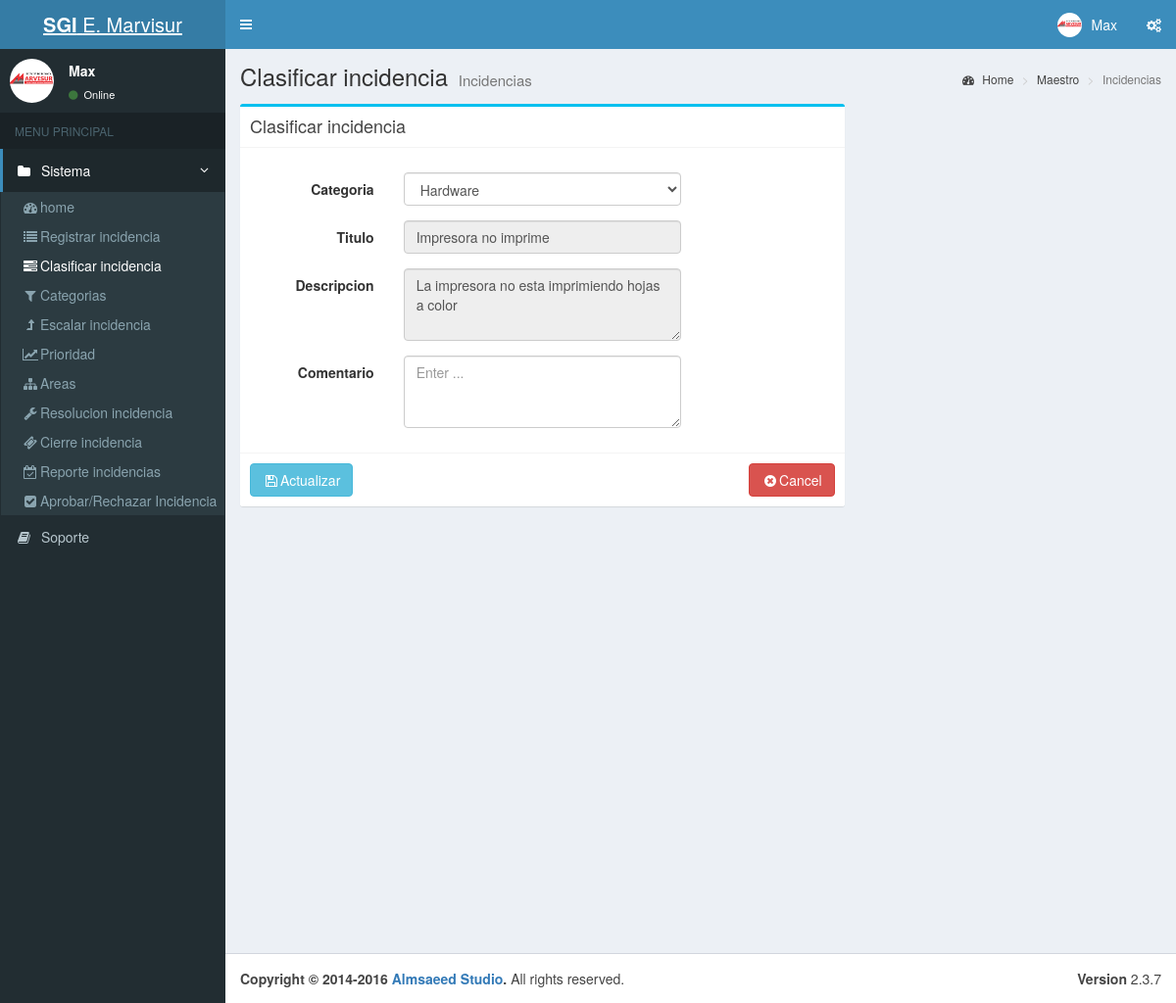
The page /index.php?c=clasificar&a=Crud&Id=1 (signed in) on the database its author committed.
### tables this page shows
CREATE TABLE IF NOT EXISTS `menus` (
  `MENU_Id` int(11) NOT NULL,
  `MENU_Padre` varchar(45) DEFAULT NULL,
  `MENU_Nombre` varchar(100) DEFAULT NULL,
  `MENU_Descripcion` varchar(200) DEFAULT NULL,
  `MENU_NombreFormulario` varchar(50) DEFAULT NULL,
  `MENU_Icono` varchar(30) DEFAULT NULL,
  `MENU_FechaAuditoria` datetime DEFAULT NULL
);

CREATE TABLE IF NOT EXISTS `incidencias` (
  `INCI_Id` int(11) NOT NULL,
  `INCI_Titulo` varchar(50) NOT NULL,
  `INCI_Descripcion` varchar(200) NOT NULL,
  `INCI_FechaRegistro` date NOT NULL,
  `CATE_Id` int(11) NOT NULL,
  `AREA_Id` int(11) DEFAULT NULL,
  `ESTA_Id` int(11) NOT NULL,
  `USUA_Id` int(11) NOT NULL,
  `USUA_IdAuditoria` int(11) NOT NULL,
  `INCI_FechaAuditoria` datetime NOT NULL
);

CREATE TABLE IF NOT EXISTS `categoria` (
  `CATE_Id` int(11) NOT NULL,
  `CATE_Descripcion` varchar(50) NOT NULL,
  `USUA_Id` int(11) NOT NULL,
  `CATE_FechaRegistro` datetime NOT NULL
);

### controller/clasificar.controller.php (called while the page is built, shortened)
<?php
require_once 'model/incidencia.php';
require_once 'model/herramientas.php';
class clasificarController{
    private $model;
    public function __CONSTRUCT(){
        $this->model = new incidencia();
        $this->herramientas = new herramientas();
    }
    public function Crud(){
        $incidencia= new incidencia();
        if(isset($_REQUEST['Id'])){
            $incidencia = $this->model->Obtener($_REQUEST['Id']);
        }
        require_once 'view/header.php';
        require_once 'view/incidencia/Clasificar_incidencia-editar.php';
        require_once 'view/footer.php';
    }
}

### model/database.php (called while the page is built)
<?php
class Database
{
    public static function StartUp()
    {
        $pdo = new PDO('mysql:host=localhost;dbname=bd_incidencias;charset=utf8', 'root', '');
        $pdo->setAttribute(PDO::ATTR_ERRMODE, PDO::ERRMODE_EXCEPTION);
        return $pdo;
    }
}

### model/herramientas.php (called while the page is built, shortened)
<?php
class herramientas
{
	public function __CONSTRUCT()
	{
		try
		{
			$this->pdo = Database::StartUp();
		}
		catch(Exception $e)
		{
			die($e->getMessage());
		}
	}
	public function MenuValidacion($MenuPadre)
	{
		try
		{
			$stm = $this->pdo->prepare("SELECT
											M.MENU_Id,
											M.MENU_Padre,
											M.MENU_Nombre,
											M.MENU_NombreFormulario,
											M.MENU_Icono,
											R.ROL_Id,
											R.ROL_Nombre
											FROM
											menus M
											inner join permiso_rol PR on M.MENU_Id = PR.MENU_Id
											inner join rol R on PR.ROL_Id = R.ROL_Id
											WHERE
											PR.ROL_Id = ".$_SESSION['ROL_Id']."
											and MENU_Padre=?");
			$stm->execute(array($MenuPadre));
			return $stm->fetchAll(PDO::FETCH_OBJ);
		}
		catch(Exception $e)
		{
			die($e->getMessage());
		}
	}
public function MenuValidacionCabeceras()
	{
		try
		{
			$stm = $this->pdo->prepare("SELECT DISTINCT MENU_Padre FROM menus");
			$stm->execute();
			return $stm->fetchAll(PDO::FETCH_OBJ);
		}
		catch(Exception $e)
		{
			die($e->getMessage());
		}
	}
	public function ActiveMenus($ActiveMenu)
	{
		try
		{
			$stm = $this->pdo->prepare("SELECT MENU_Padre FROM menus where MENU_NombreFormulario = ?");
			$stm->execute(array($ActiveMenu));
			return $stm->fetchAll(PDO::FETCH_OBJ);
		}
		catch(Exception $e)
		{
			die($e->getMessage());
		}
	}
}

### model/incidencia.php (called while the page is built, shortened)
<?php
class incidencia
{
	public function __CONSTRUCT()
	{
		try
		{
			$this->pdo = Database::StartUp();
		}
		catch(Exception $e)
		{
			die($e->getMessage());
		}
	}
public function Obtener($id)
	{
		try
		{
			$stm = $this->pdo
			          ->prepare(" SELECT
									INCI_Id,
								    INCI_Titulo,
								    INCI_Descripcion,
								    INCI_FechaRegistro,
								    CATE_Id,
                                    AREA_Id,
								    ESTA_Id,
								    USUA_Id,
								    USUA_IdAuditoria,
								    INCI_FechaAuditoria
								FROM incidencias
								WHERE
									INCI_Id = ?");
			$stm->execute(array($id));
			return $stm->fetch(PDO::FETCH_OBJ);
		} catch (Exception $e)
		{
			die($e->getMessage());
		}
	}
			public function SelectCategorias()
			{
				try
				{
					$stm = $this->pdo->prepare("SELECT
												CATE_Id,
												CATE_Descripcion
												FROM categoria");
					$stm->execute();
					return $stm->fetchAll(PDO::FETCH_OBJ);
				}
				catch(Exception $e)
				{
					die($e->getMessage());
				}
			}
}

### view/incidencia/Clasificar_incidencia-editar.php (the view, shortened to what this page needs)
<div class="content-wrapper">
  <section class="content-header">
    <h1>
        Clasificar incidencia
      <small>Incidencias</small>
    </h1>
    <ol class="breadcrumb">
      <li><a href="#"><i class="fa fa-dashboard"></i> Home</a></li>
      <li><a href="#">Maestro</a></li>
      <li class="active">Incidencias</li>
    </ol>
  </section>
  <section class="content">
    <div class="row">
      <div class="col-md-8">
        <div class="box box-info">
          <div class="box-header with-border">
            <h3 class="box-title">Clasificar incidencia </h3>
          </div>
            <form id="frm-generol" class="form-horizontal"  action="?c=clasificar&a=Guardar" method="post" enctype="multipart/form-data">
            <div class="box-body">
                      <div class="form-group">
                          <label for="CATE_Id" class="col-sm-3 control-label">Categoria</label>
                          <div class="col-sm-6">
                              <select class="form-control " name="CATE_Id"  id="CATE_Id">
                                   <?php foreach($this->model->SelectCategorias() as $r): ?>
                                   <option   <?php echo $incidencia->CATE_Id == $r->CATE_Id ? 'selected' : ''; ?> value=<?php echo $r->CATE_Id; ?>><?php echo $r->CATE_Descripcion; ?></option>
                                   <?php endforeach; ?>
                              </select>
                          </div>
                      </div>
                       <div class="form-group">
                          <label  class="col-md-3 control-label">Titulo</label>
                          <div class="col-md-6">
                            <input type="text" class="form-control" id="INCI_Titulo" placeholder="Nombre" name="INCI_Titulo" value="<?php echo $incidencia->INCI_Titulo; ?>" data-validacion-tipo="requerido|min:3" readonly>
                          </div>
                          <div class="col-md-3">
                          </div>
                      </div>
                       <div class="form-group">
                          <label  class="col-md-3 control-label">Descripcion</label>
                          <div class="col-md-6">
                           <textarea id="INCI_Descripcion" name="INCI_Descripcion" class="form-control" rows="3" placeholder="Enter ..." readonly><?php echo $incidencia->INCI_Descripcion; ?></textarea>
                          </div>
                          <div class="col-md-3">
                          </div>
                      </div>
                        <div class="form-group">
                          <label  class="col-md-3 control-label">Comentario</label>
                          <div class="col-md-6">
                           <textarea class="form-control" rows="3" placeholder="Enter ..."></textarea>
                          </div>
                          <div class="col-md-3">
                          </div>
                      </div>
            </div>
            <div class="box-footer">
              <button class="btn btn-info pull-left"><i class="fa fa-fw fa-floppy-o"></i>Actualizar</button>
              <a class="btn btn-danger pull-right" href="?c=segu_usuario"><i class="fa fa-fw fa-times-circle "></i>Cancel </a>
            </div>
          </form>
        </div>
      </div>
    </div>
  </section>
</div>

### view/header.php (shortened to what this page needs)
<!DOCTYPE html>
<html lang="es">
<head>
  <link rel="stylesheet" href="css/bootstrap/css/bootstrap.min.css">
  <link rel="stylesheet" href="//cdnjs.cloudflare.com/ajax/libs/font-awesome/4.5.0/css/font-awesome.min.css">
  <link rel="stylesheet" href="//cdnjs.cloudflare.com/ajax/libs/ionicons/2.0.1/css/ionicons.min.css">
  <link rel="stylesheet" href="css/dist/css/AdminLTE.min.css">
  <link rel="stylesheet" href="css/dist/css/skins/_all-skins.min.css">
  <link rel="stylesheet" href="css/plugins/datatables/dataTables.bootstrap.css">
  <link rel="stylesheet" href="assets/js/jquery-ui/jquery-ui.min.css" />
  <link rel="stylesheet" href="css/plugins/datatables/datatables.min.css">
  <link rel="stylesheet" href="css/plugins/datatables/fixedHeader.dataTables.min.css">
  <link rel="stylesheet" href="//cdnjs.cloudflare.com/ajax/libs/bootstrap-select/1.12.1/css/bootstrap-select.min.css">
  <link href="//maxcdn.bootstrapcdn.com/bootstrap/3.3.7/css/bootstrap.min.css" rel="stylesheet">
  <link href="css/fileinput/fileinput.css" media="all" rel="stylesheet" type="text/css"/>
      <link rel="stylesheet" href="css/plugins/datepicker/datepicker3.css">
</head>
<body class="hold-transition skin-blue sidebar-mini" >
  <div class="wrapper">
  <header class="main-header">
    <a href="index2.html" class="logo">
      <span class="logo-lg"><b>SGI</b> E. Marvisur</span>
    </a>
    <nav class="navbar navbar-static-top">
      <a href="#" class="sidebar-toggle" data-toggle="offcanvas" role="button">
      </a>
      <div class="navbar-custom-menu">
        <ul class="nav navbar-nav">
          <li class="dropdown user user-menu">
            <a href="#" class="dropdown-toggle" data-toggle="dropdown">
              <img src="<?php echo 'Recursos/Imagen/logo.png' ;?>" class="user-image" alt="User Image">
              <span class="hidden-xs"> <?php  echo  $_SESSION['USUA_Nombre'];?></span>
            </a>
          </li>
          <li>
            <a href="#" data-toggle="control-sidebar"><i class="fa fa-gears"></i></a>
          </li>
        </ul>
      </div>
    </nav>
  </header>
  <aside class="main-sidebar">
    <section class="sidebar">
      <div class="user-panel">
        <div class="pull-left image">
          <img src="<?php echo 'Recursos/Imagen/logo.png';?>" class="img-circle" alt="User Image">
        </div>
        <div class="pull-left info">
          <p><?php  echo  $_SESSION['USUA_Nombre'];?></p>
          <a href="#"><i class="fa fa-circle text-success"></i> Online</a>
        </div>
      </div>
      <ul class="sidebar-menu">
        <li class="header">MENU PRINCIPAL</li>
      <?php isset($_REQUEST['c'])?$active=$_REQUEST['c']:$active='';?>
        <?php foreach($this->herramientas->MenuValidacionCabeceras() as $t): ?>
           <?php foreach($this->herramientas->ActiveMenus($active) as $p): ?>
        <li class="<?php echo $p->MENU_Padre==$t->MENU_Padre? 'active' : '';?> treeview">
          <a href="#">
              <i class="fa fa-folder"></i> <span><?php echo $t->MENU_Padre; ?></span>
            <span class="pull-right-container">
              <i class="fa fa-angle-left pull-right"></i>
            </span>
          </a>
          <ul class="treeview-menu">
              <?php foreach($this->herramientas->MenuValidacion($t->MENU_Padre) as $r): ?>
              <li class="<?php echo $active == $r->MENU_NombreFormulario ? 'active' : ''; ?>"><a href="?c=<?php echo $r->MENU_NombreFormulario; ?>"><i class="<?php echo $r->MENU_Icono; ?>"></i><?php echo $r->MENU_Nombre; ?></a></li>
             <?php endforeach; ?>
          </ul>
        </li>
           <?php endforeach; ?>
        <?php endforeach; ?>
        <li><a href=""><i class="fa fa-book"></i> <span>Soporte</span></a></li>
    </section>
  </aside>

### rows shown on the page
menus: MENU_Padre "Sistema", MENU_Nombre "Clasificar incidencia"
menus: MENU_Nombre "home"
menus: MENU_Nombre "Registrar incidencia"
menus: MENU_Nombre "Categorias"
menus: MENU_Nombre "Escalar incidencia"
menus: MENU_Nombre "Prioridad"
menus: MENU_Nombre "Areas"
menus: MENU_Nombre "Resolucion incidencia"
menus: MENU_Nombre "Cierre incidencia"
menus: MENU_Nombre "Reporte incidencias"
menus: MENU_Nombre "Aprobar/Rechazar Incidencia"
incidencias: CATE_Id "Hardware", INCI_Titulo "Impresora no imprime", INCI_Descripcion "La impresora no esta imprimiendo hojas a color"

### other values the page prints
$_SESSION['USUA_Nombre'] "Max"
